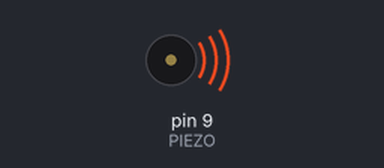
The sketch below on a simulated Arduino Uno, built with avr-gcc and run on an emulated ATmega328P. Shown: buzzer (waves = sounding).

Above: at 0.5 s.
At 3.5 s:
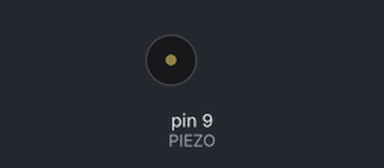
Timing chart, 0 to 5.2 s (numbered marks = the images above):
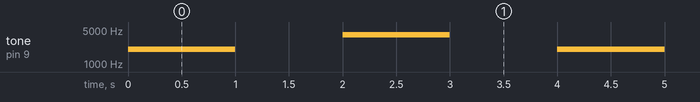

The sketch:

Piezo-tune-tone.ino
```cpp
#define PIEZO 9
int bit = 0;

void setup() {
  pinMode(PIEZO, OUTPUT);
}

void loop() {

  // int value = analogRead(A0);
  // Serial.println(value);

  // bit = map(value, 0, 1023, 100, 0);

  // digitalWrite(PIEZO, HIGH);  // 5V
  // delay(bit);
  // digitalWrite(PIEZO, LOW);
  // delay(bit);

  // Play 1 sec
  tone(PIEZO, 2000, 1000);

  // wait 2 sec
  delay(2000);

  // play 1 sec
  tone(PIEZO, 4000);
  delay(1000);
  noTone(PIEZO);

  delay(1000);
}
```

Measured:
- by itself, tone on pin 9 (PIEZO): repeats every 4.0 s: silent 1.0 s, 4000 Hz 1.0 s, silent 1.0 s, 2000 Hz 1.0 s
